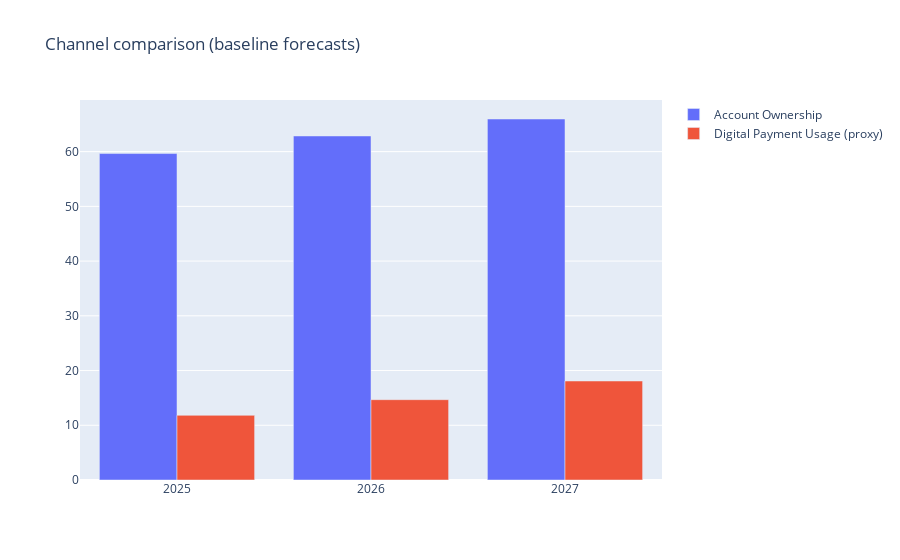

The notebook cell this image was saved under:
### Code cell
# Channel comparison view (Account vs Digital proxy)
acct = fore[fore['series']=='Account Ownership Rate']
dig = fore[fore['series']=='Digital Payment Usage (proxy)']
fig2 = go.Figure()
fig2.add_trace(go.Bar(x=acct['year'], y=acct['baseline'], name='Account Ownership'))
fig2.add_trace(go.Bar(x=dig['year'], y=dig['baseline'], name='Digital Payment Usage (proxy)'))
fig2.update_layout(barmode='group', title='Channel comparison (baseline forecasts)')
fig2.show()

### Figure 1 — Plotly figure (JSON) as saved in the notebook; plotly's stock layout.template omitted (floating-point values rounded to 4 significant figures)
{"data": [{"name": "Account Ownership", "type": "bar", "x": [2025, 2026, 2027], "y": [59.65, 62.86, 65.96]}, {"name": "Digital Payment Usage (proxy)", "type": "bar", "x": [2025, 2026, 2027], "y": [11.82, 14.68, 18.09]}], "layout": {"barmode": "group", "title": {"text": "Channel comparison (baseline forecasts)"}}}
